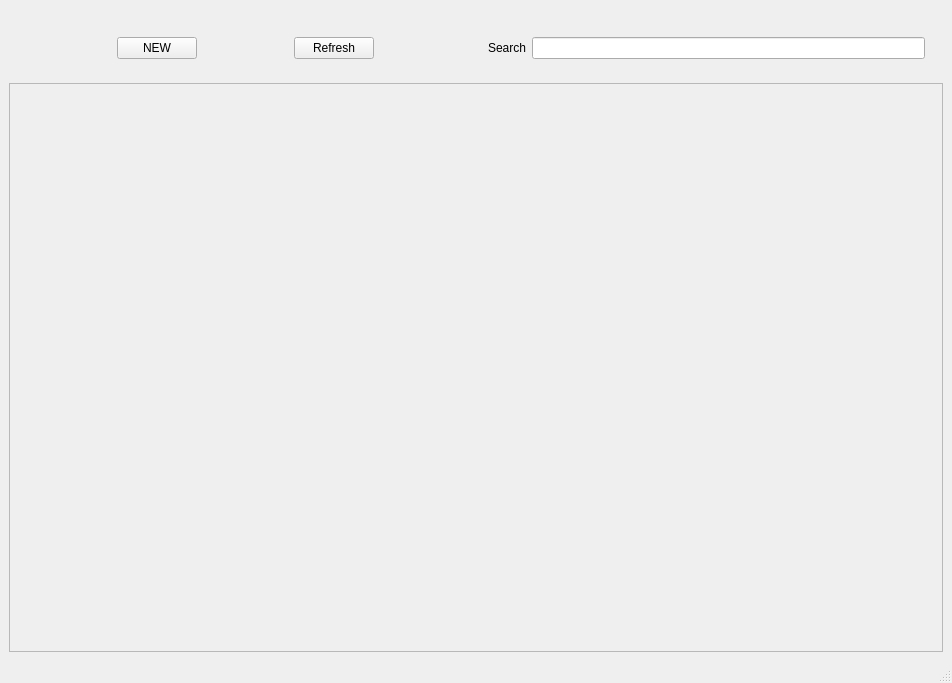
<?xml version="1.0" encoding="UTF-8"?>
<ui version="4.0">
 <class>PluginManager</class>
 <widget class="QMainWindow" name="PluginManager">
  <property name="geometry">
   <rect>
    <x>0</x>
    <y>0</y>
    <width>952</width>
    <height>683</height>
   </rect>
  </property>
  <property name="windowTitle">
   <string>Plugin Manager</string>
  </property>
  <widget class="QWidget" name="centralwidget">
   <layout class="QVBoxLayout" name="verticalLayout">
    <item>
     <spacer name="verticalSpacer">
      <property name="orientation">
       <enum>Qt::Vertical</enum>
      </property>
      <property name="sizeType">
       <enum>QSizePolicy::Fixed</enum>
      </property>
      <property name="sizeHint" stdset="0">
       <size>
        <width>20</width>
        <height>10</height>
       </size>
      </property>
     </spacer>
    </item>
    <item>
     <widget class="QWidget" name="widget" native="true">
      <layout class="QHBoxLayout" name="horizontalLayout">
       <item>
        <widget class="QWidget" name="widget_2" native="true">
         <layout class="QHBoxLayout" name="horizontalLayout_2">
          <item>
           <spacer name="horizontalSpacer">
            <property name="orientation">
             <enum>Qt::Horizontal</enum>
            </property>
            <property name="sizeHint" stdset="0">
             <size>
              <width>81</width>
              <height>20</height>
             </size>
            </property>
           </spacer>
          </item>
          <item>
           <widget class="QPushButton" name="newPlugin">
            <property name="sizePolicy">
             <sizepolicy hsizetype="Preferred" vsizetype="Fixed">
              <horstretch>0</horstretch>
              <verstretch>0</verstretch>
             </sizepolicy>
            </property>
            <property name="text">
             <string>NEW</string>
            </property>
           </widget>
          </item>
          <item>
           <spacer name="horizontalSpacer_2">
            <property name="orientation">
             <enum>Qt::Horizontal</enum>
            </property>
            <property name="sizeHint" stdset="0">
             <size>
              <width>40</width>
              <height>20</height>
             </size>
            </property>
           </spacer>
          </item>
          <item>
           <widget class="QPushButton" name="refresh">
            <property name="sizePolicy">
             <sizepolicy hsizetype="Preferred" vsizetype="Fixed">
              <horstretch>0</horstretch>
              <verstretch>0</verstretch>
             </sizepolicy>
            </property>
            <property name="text">
             <string>Refresh</string>
            </property>
           </widget>
          </item>
          <item>
           <spacer name="horizontalSpacer_3">
            <property name="orientation">
             <enum>Qt::Horizontal</enum>
            </property>
            <property name="sizeHint" stdset="0">
             <size>
              <width>40</width>
              <height>20</height>
             </size>
            </property>
           </spacer>
          </item>
         </layout>
        </widget>
       </item>
       <item>
        <widget class="QWidget" name="widget_3" native="true">
         <layout class="QHBoxLayout" name="horizontalLayout_3">
          <item>
           <widget class="QLabel" name="label">
            <property name="text">
             <string>Search</string>
            </property>
           </widget>
          </item>
          <item>
           <widget class="QLineEdit" name="lineEdit"/>
          </item>
         </layout>
        </widget>
       </item>
      </layout>
     </widget>
    </item>
    <item>
     <widget class="QScrollArea" name="scrollArea">
      <property name="widgetResizable">
       <bool>true</bool>
      </property>
      <widget class="QWidget" name="scrollAreaWidgetContents">
       <property name="geometry">
        <rect>
         <x>0</x>
         <y>0</y>
         <width>932</width>
         <height>515</height>
        </rect>
       </property>
      </widget>
     </widget>
    </item>
   </layout>
  </widget>
  <widget class="QMenuBar" name="menubar">
   <property name="geometry">
    <rect>
     <x>0</x>
     <y>0</y>
     <width>952</width>
     <height>29</height>
    </rect>
   </property>
  </widget>
  <widget class="QStatusBar" name="statusbar"/>
 </widget>
 <resources/>
 <connections/>
</ui>
